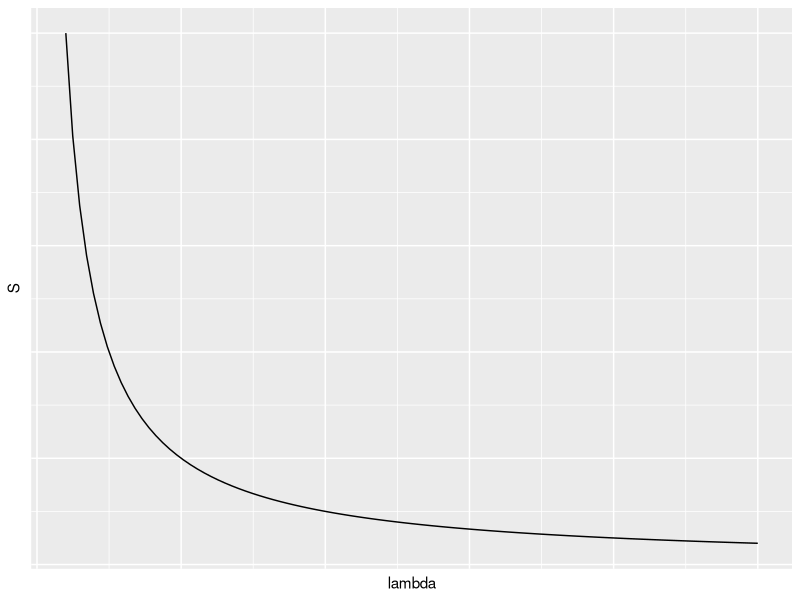

This figure's R source:
library(ggplot2)
ggplot(data.frame(x=0), aes(x)) +
  stat_function(fun = function(x) {2.5/x}) +
  xlim(0.2,5) + xlab('lambda') + 
  ylab('S') +
  theme(axis.text = element_blank(),
        axis.ticks = element_blank())
